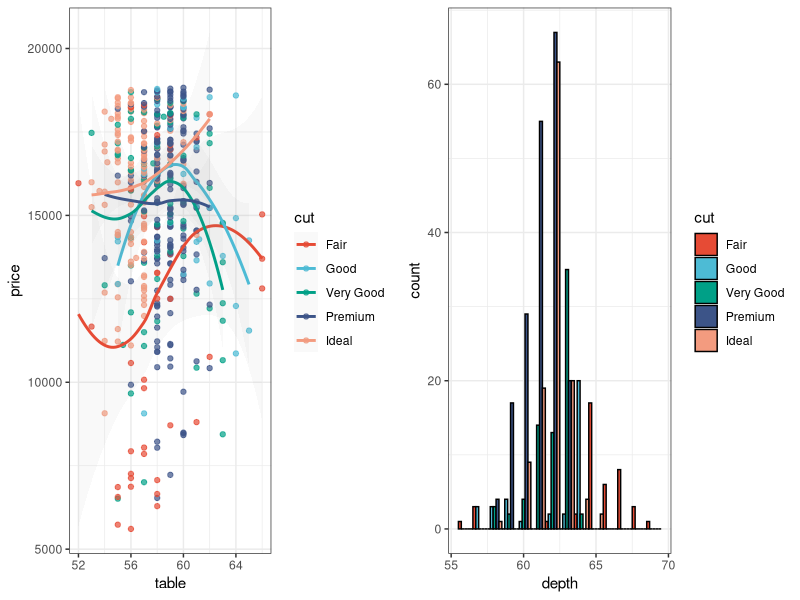
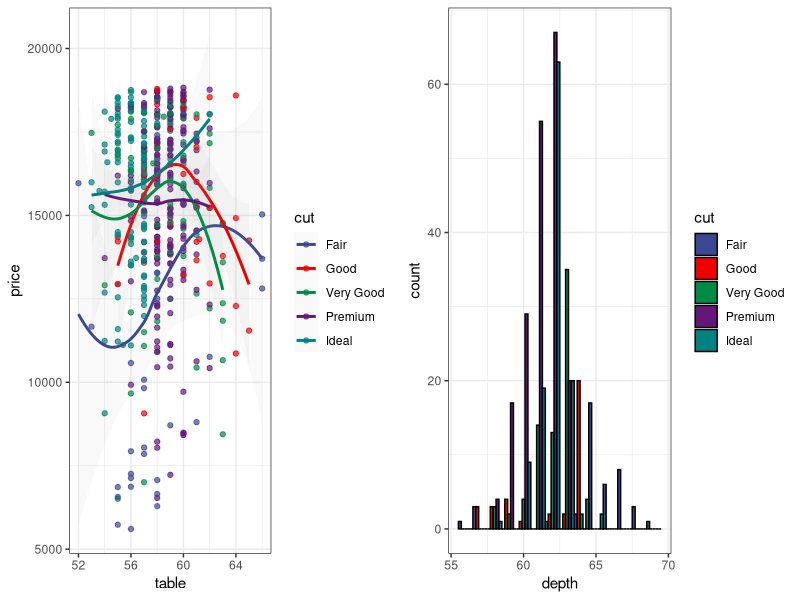
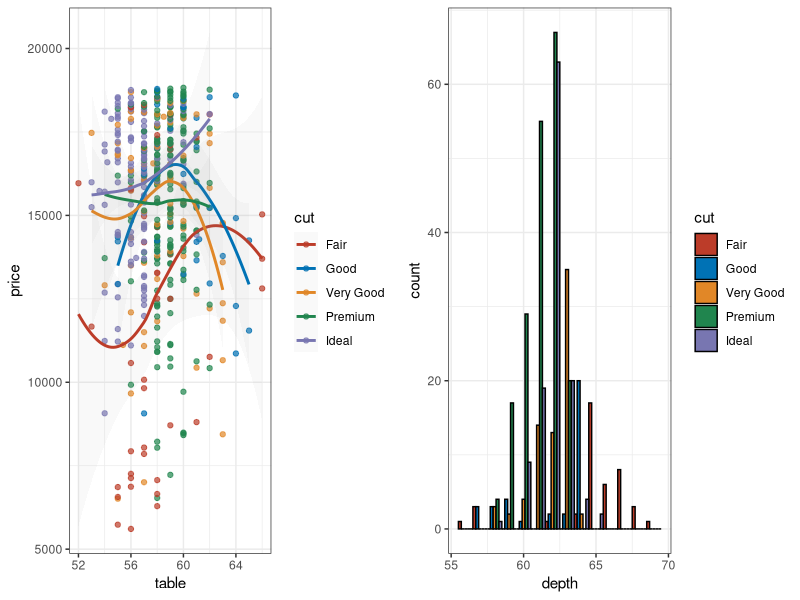
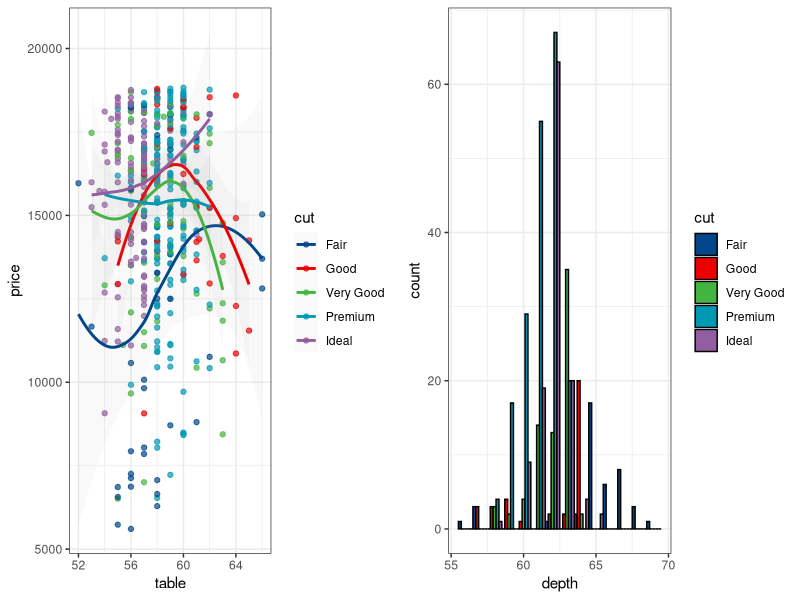
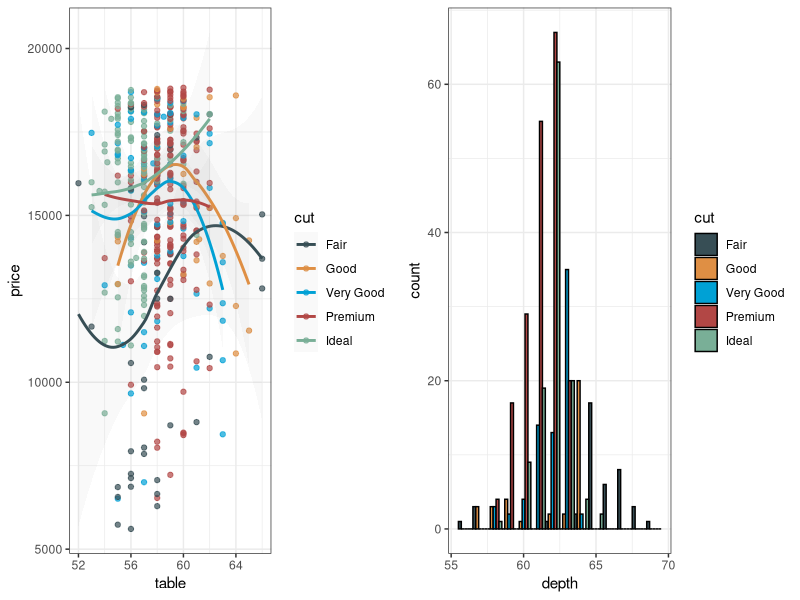
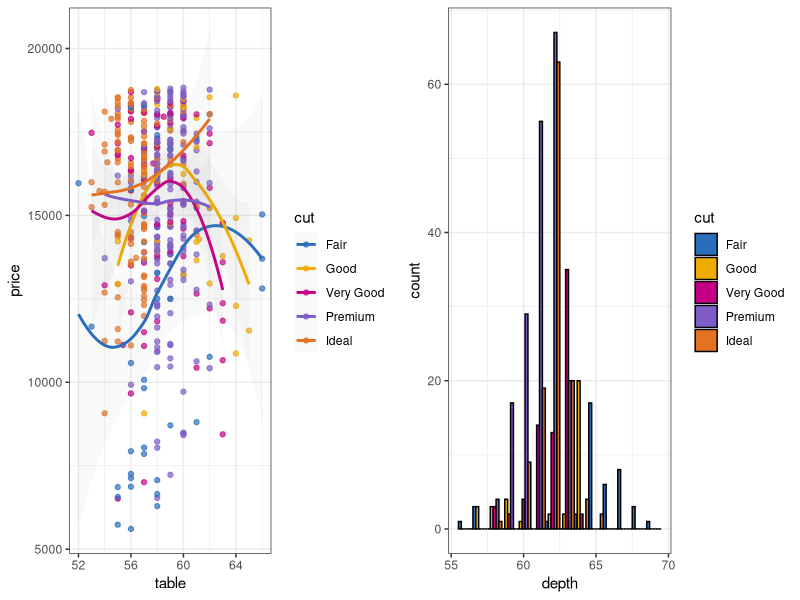
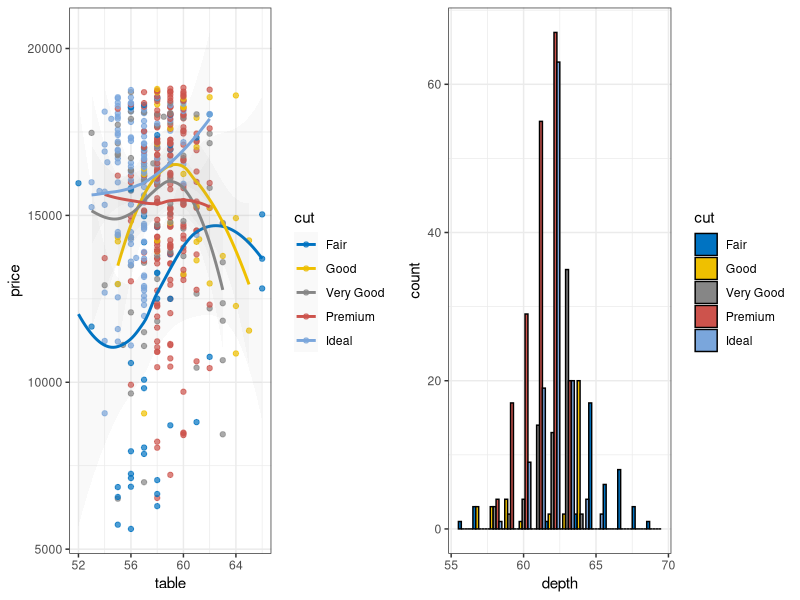
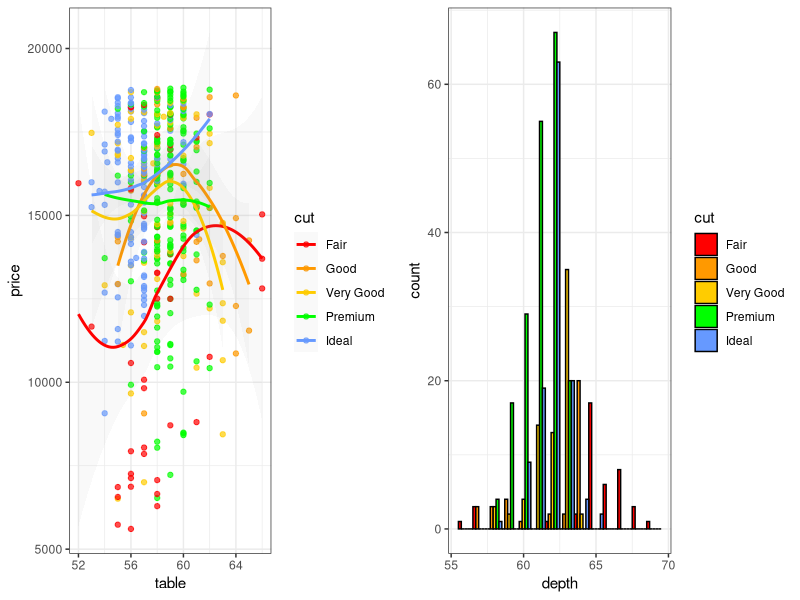

Here is the R script that generated these plots, in order:
## ---- chunk 1
knitr::knit_hooks$set(pngquant = knitr::hook_pngquant)

knitr::opts_chunk$set(
  message = FALSE,
  collapse = TRUE,
  comment = "#>",
  dev = "ragg_png",
  dpi = 72,
  fig.retina = 2,
  fig.width = 10.6667,
  fig.height = 3.3334,
  fig.align = "center",
  out.width = "100%",
  pngquant = "--speed=1 --quality=50"
)
## ---- chunk 2
library("ggsci")
library("ggplot2")
library("gridExtra")

data("diamonds")

p1 <- ggplot(
  subset(diamonds, carat >= 2.2),
  aes(x = table, y = price, colour = cut)
) +
  geom_point(alpha = 0.7) +
  geom_smooth(method = "loess", alpha = 0.05, linewidth = 1, span = 1) +
  theme_bw()

p2 <- ggplot(
  subset(diamonds, carat > 2.2 & depth > 55 & depth < 70),
  aes(x = depth, fill = cut)
) +
  geom_histogram(colour = "black", binwidth = 1, position = "dodge") +
  theme_bw()
## ---- chunk 3
p1_npg <- p1 + scale_color_npg()
p2_npg <- p2 + scale_fill_npg()
grid.arrange(p1_npg, p2_npg, ncol = 2)
## ---- chunk 4
p1_aaas <- p1 + scale_color_aaas()
p2_aaas <- p2 + scale_fill_aaas()
grid.arrange(p1_aaas, p2_aaas, ncol = 2)
## ---- chunk 5
p1_nejm <- p1 + scale_color_nejm()
p2_nejm <- p2 + scale_fill_nejm()
grid.arrange(p1_nejm, p2_nejm, ncol = 2)
## ---- chunk 6
p1_lancet <- p1 + scale_color_lancet()
p2_lancet <- p2 + scale_fill_lancet()
grid.arrange(p1_lancet, p2_lancet, ncol = 2)
## ---- chunk 7
p1_jama <- p1 + scale_color_jama()
p2_jama <- p2 + scale_fill_jama()
grid.arrange(p1_jama, p2_jama, ncol = 2)
## ---- chunk 8
p1_bmj <- p1 + scale_color_bmj()
p2_bmj <- p2 + scale_fill_bmj()
grid.arrange(p1_bmj, p2_bmj, ncol = 2)
## ---- chunk 9
p1_jco <- p1 + scale_color_jco()
p2_jco <- p2 + scale_fill_jco()
grid.arrange(p1_jco, p2_jco, ncol = 2)
## ---- chunk 10
p1_ucscgb <- p1 + scale_color_ucscgb()
p2_ucscgb <- p2 + scale_fill_ucscgb()
grid.arrange(p1_ucscgb, p2_ucscgb, ncol = 2)
## ---- chunk 11
p1_d3 <- p1 + scale_color_d3()
p2_d3 <- p2 + scale_fill_d3()
grid.arrange(p1_d3, p2_d3, ncol = 2)
## ---- chunk 12
p1_observable <- p1 + scale_color_observable()
p2_observable <- p2 + scale_fill_observable()
grid.arrange(p1_observable, p2_observable, ncol = 2)
## ---- chunk 13
p1_locuszoom <- p1 + scale_color_locuszoom()
p2_locuszoom <- p2 + scale_fill_locuszoom()
grid.arrange(p1_locuszoom, p2_locuszoom, ncol = 2)
## ---- chunk 14
p1_igv_default <- p1 + scale_color_igv()
p2_igv_default <- p2 + scale_fill_igv()
grid.arrange(p1_igv_default, p2_igv_default, ncol = 2)
## ---- chunk 15
p1_cosmic_hallmarks_light <- p1 + scale_color_cosmic("hallmarks_light")
p2_cosmic_hallmarks_light <- p2 + scale_fill_cosmic("hallmarks_light")
grid.arrange(p1_cosmic_hallmarks_light, p2_cosmic_hallmarks_light, ncol = 2)
## ---- chunk 16
p1_cosmic_hallmarks_dark <- p1 + scale_color_cosmic("hallmarks_dark")
p2_cosmic_hallmarks_dark <- p2 + scale_fill_cosmic("hallmarks_dark")
grid.arrange(p1_cosmic_hallmarks_dark, p2_cosmic_hallmarks_dark, ncol = 2)
## ---- chunk 17
p1_cosmic_signature <- p1 + scale_color_cosmic("signature_substitutions")
p2_cosmic_signature <- p2 + scale_fill_cosmic("signature_substitutions")
grid.arrange(p1_cosmic_signature, p2_cosmic_signature, ncol = 2)
## ---- chunk 18
p1_uchicago <- p1 + scale_color_uchicago()
p2_uchicago <- p2 + scale_fill_uchicago()
grid.arrange(p1_uchicago, p2_uchicago, ncol = 2)
## ---- chunk 19
p1_startrek <- p1 + scale_color_startrek()
p2_startrek <- p2 + scale_fill_startrek()
grid.arrange(p1_startrek, p2_startrek, ncol = 2)
## ---- chunk 20
p1_tron <- p1 + theme_dark() + theme(
  panel.background = element_rect(fill = "#2D2D2D"),
  legend.key = element_rect(fill = "#2D2D2D")
) +
  scale_color_tron()
p2_tron <- p2 + theme_dark() + theme(
  panel.background = element_rect(fill = "#2D2D2D")
) +
  scale_fill_tron()
grid.arrange(p1_tron, p2_tron, ncol = 2)
## ---- chunk 21
p1_futurama <- p1 + scale_color_futurama()
p2_futurama <- p2 + scale_fill_futurama()
grid.arrange(p1_futurama, p2_futurama, ncol = 2)
## ---- chunk 22
p1_rickandmorty <- p1 + scale_color_rickandmorty()
p2_rickandmorty <- p2 + scale_fill_rickandmorty()
grid.arrange(p1_rickandmorty, p2_rickandmorty, ncol = 2)
## ---- chunk 23
p1_simpsons <- p1 + scale_color_simpsons()
p2_simpsons <- p2 + scale_fill_simpsons()
grid.arrange(p1_simpsons, p2_simpsons, ncol = 2)
## ---- chunk 24
p1_flatui <- p1 + scale_color_flatui()
p2_flatui <- p2 + scale_fill_flatui()
grid.arrange(p1_flatui, p2_flatui, ncol = 2)
## ---- chunk 25
p1_frontiers <- p1 + scale_color_frontiers()
p2_frontiers <- p2 + scale_fill_frontiers()
grid.arrange(p1_frontiers, p2_frontiers, ncol = 2)
## ---- chunk 26
data("mtcars")
cor <- cor(unname(mtcars))
cor_melt <- data.frame(
  Var1 = rep(seq_len(nrow(cor)), times = ncol(cor)),
  Var2 = rep(seq_len(ncol(cor)), each = nrow(cor)),
  value = as.vector(cor)
)

p3 <- ggplot(cor_melt, aes(x = Var1, y = Var2, fill = value)) +
  geom_tile(colour = "black", linewidth = 0.3) +
  theme_void() +
  theme(
    axis.title.x = element_blank(),
    axis.title.y = element_blank()
  )
## ---- chunk 27
set.seed(42)
k <- 6
x <- diag(k)
x[upper.tri(x)] <- runif(sum(1:(k - 1)), 0, 1)
x_melt <- data.frame(
  Var1 = rep(seq_len(nrow(x)), times = ncol(x)),
  Var2 = rep(seq_len(ncol(x)), each = nrow(x)),
  value = as.vector(x)
)

p4 <- ggplot(x_melt, aes(x = Var1, y = Var2, fill = value)) +
  geom_tile(colour = "black", linewidth = 0.3) +
  scale_x_continuous(expand = c(0, 0)) +
  scale_y_continuous(expand = c(0, 0)) +
  theme_bw() +
  theme(
    legend.position = "none", plot.background = element_blank(),
    axis.line = element_blank(), axis.ticks = element_blank(),
    axis.text.x = element_blank(), axis.text.y = element_blank(),
    axis.title.x = element_blank(), axis.title.y = element_blank(),
    panel.background = element_blank(), panel.border = element_blank(),
    panel.grid.major = element_blank(), panel.grid.minor = element_blank()
  )
## ---- chunk 28
p3_gsea <- p3 + scale_fill_gsea()
p3_gsea_inv <- p3 + scale_fill_gsea(reverse = TRUE)
grid.arrange(p3_gsea, p3_gsea_inv, ncol = 2)
## ---- chunk 29
grid.arrange(
  p4 + scale_fill_bs5("blue"), p4 + scale_fill_bs5("indigo"),
  p4 + scale_fill_bs5("purple"), p4 + scale_fill_bs5("pink"),
  p4 + scale_fill_bs5("red"), p4 + scale_fill_bs5("orange"),
  p4 + scale_fill_bs5("yellow"), p4 + scale_fill_bs5("green"),
  p4 + scale_fill_bs5("teal"), p4 + scale_fill_bs5("cyan"),
  p4 + scale_fill_bs5("gray"),
  ncol = 8
)
## ---- chunk 30
grid.arrange(
  p4 + scale_fill_material("red"), p4 + scale_fill_material("pink"),
  p4 + scale_fill_material("purple"), p4 + scale_fill_material("deep-purple"),
  p4 + scale_fill_material("indigo"), p4 + scale_fill_material("blue"),
  p4 + scale_fill_material("light-blue"), p4 + scale_fill_material("cyan"),
  p4 + scale_fill_material("teal"), p4 + scale_fill_material("green"),
  p4 + scale_fill_material("light-green"), p4 + scale_fill_material("lime"),
  p4 + scale_fill_material("yellow"), p4 + scale_fill_material("amber"),
  p4 + scale_fill_material("orange"), p4 + scale_fill_material("deep-orange"),
  p4 + scale_fill_material("brown"), p4 + scale_fill_material("grey"),
  p4 + scale_fill_material("blue-grey"),
  ncol = 8
)
## ---- chunk 31
grid.arrange(
  p4 + scale_fill_tw3("slate"), p4 + scale_fill_tw3("gray"),
  p4 + scale_fill_tw3("zinc"), p4 + scale_fill_tw3("neutral"),
  p4 + scale_fill_tw3("stone"), p4 + scale_fill_tw3("red"),
  p4 + scale_fill_tw3("orange"), p4 + scale_fill_tw3("amber"),
  p4 + scale_fill_tw3("yellow"), p4 + scale_fill_tw3("lime"),
  p4 + scale_fill_tw3("green"), p4 + scale_fill_tw3("emerald"),
  p4 + scale_fill_tw3("teal"), p4 + scale_fill_tw3("cyan"),
  p4 + scale_fill_tw3("sky"), p4 + scale_fill_tw3("blue"),
  p4 + scale_fill_tw3("indigo"), p4 + scale_fill_tw3("violet"),
  p4 + scale_fill_tw3("purple"), p4 + scale_fill_tw3("fuchsia"),
  p4 + scale_fill_tw3("pink"), p4 + scale_fill_tw3("rose"),
  ncol = 8
)
## ---- chunk 32
mypal <- pal_npg("nrc", alpha = 0.7)(9)
mypal

scales::show_col(mypal)
